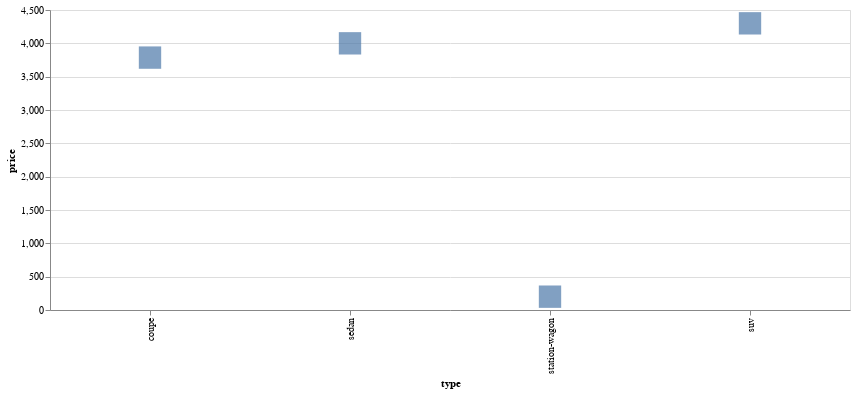

Notebook code for this chart:
### Code cell
alt.Chart(data).mark_square(size=500).encode(     
   alt.Y('price'),     
   alt.X('type') 
).properties(
    width=800,
    height=300
)

### Figure 1 — Vega-Lite specification as saved in the notebook (floating-point values rounded to 4 significant figures)
{"config": {"view": {"continuousWidth": 400, "continuousHeight": 300}}, "data": {"name": "data-86f19a0ca8660548c937481ba90a4ddd"}, "mark": {"type": "square", "size": 500}, "encoding": {"x": {"type": "nominal", "field": "type"}, "y": {"type": "quantitative", "field": "price"}}, "height": 300, "width": 800, "$schema": "https://vega.github.io/schema/vega-lite/v4.8.1.json", "datasets": {"data-86f19a0ca8660548c937481ba90a4ddd": [{"type": "sedan", "price": 4000}, {"type": "suv", "price": 4300}, {"type": "coupe", "price": 3786}, {"type": "station-wagon", "price": 200}]}}
